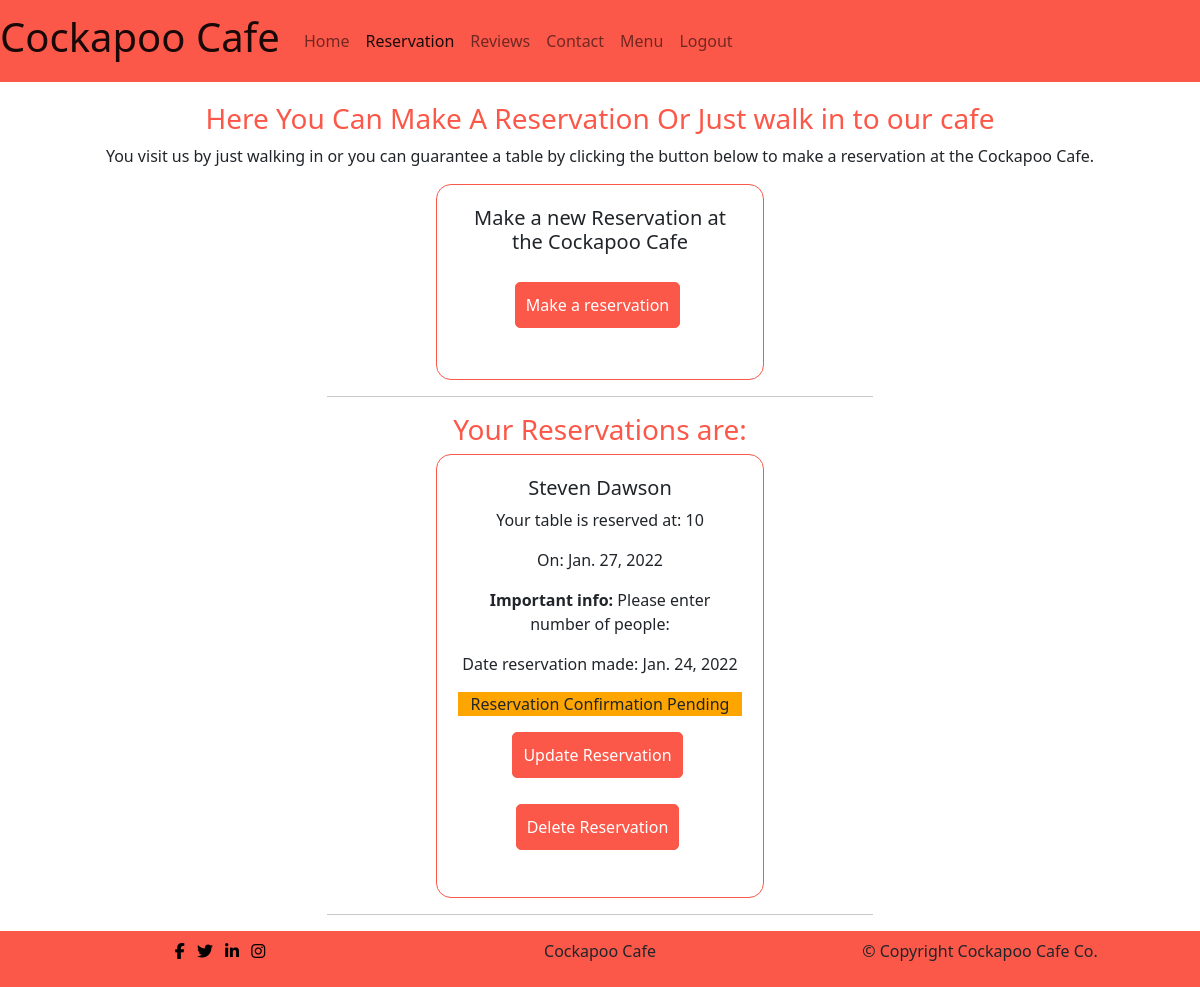
/reservation/ (signed in), run on an earlier commit of the app's database.
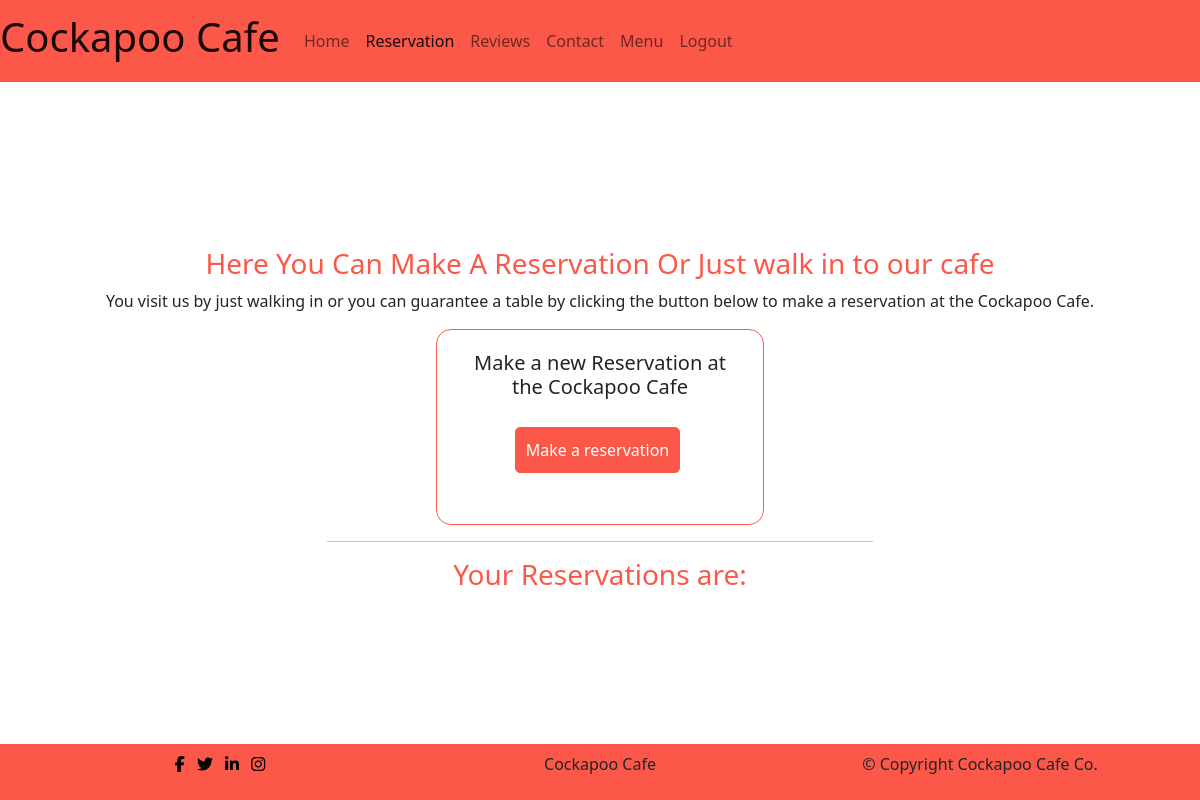
And on a later commit of the database.
### reservation/models.py (models this page shows, shortened)
class Reservation(models.Model):
    first_name = models.CharField(max_length=100, unique=False)
    last_name = models.CharField(max_length=100, unique=False)
    email = models.EmailField(max_length=100, unique=False)
    phone = models.CharField(validators=[Phone_Regex], max_length=60,
                             null=True, blank=True)
    time = models.CharField(max_length=100, choices=Reservation_Choices,
                            default='9')
    datetime = models.DateField(auto_now_add=False, null=True, blank=False)
    information = models.TextField(blank=False,
                                   default='Please enter number of people:')
    sent_date = models.DateField(auto_now_add=True)
    accepted = models.BooleanField(default=False)
    rejected = models.BooleanField(default=False)
    accepted_date = models.DateTimeField(auto_now=True, null=True)
    user = models.ForeignKey(User, blank=True, null=True,
                             on_delete=models.CASCADE)
    class Meta:
        ordering = ["datetime"]

### reservation/views.py (the view)
# urls.py: path('', views.ReservationListView.as_view(), name="reservation"),
class ReservationListView(ListView):
    model = Reservation
    queryset = Reservation.objects.all().order_by('datetime')
    template_name = 'reservation/reservation.html'

### reservation/templates/reservation/reservation.html (shortened to what the changed rows need)
{% extends 'base.html' %}
{% load static %}
{% block content %}
    {% if user.is_authenticated %}
    <div class=" container">
        {% for res in object_list %}
            {% if request.user.is_superuser %}
                <div class="row row-cols-1 row-cols-md-2 g-4 justify-content-center made-reservation">
                    <div class="col">
                        <div class="card">
                            <div class="card-body text-center">
                                <h5 class="card-title">{{ res.first_name }} {{ res.last_name }}</h5>
                                <p class="card-text">Your table is reserved at: {{ res.time }}</p>
                                <p class="card-text"> On: {{ res.datetime }}</p>
                                <p class="card-text"><strong>Important info:</strong> {{ res.information }}</p>
                                <p class="card-text">Date reservation made: {{ res.sent_date }}</p>
                                {% if res.accepted %}
                                    <p class="card-text confirmed-reservation">Reservation Confirmed!: {{ res.accepted_date }}</p>
                                {% elif res.rejected %}
                                    <p class="card-text rejected-reservation">Reservation Rejected</p>
                                {% else %}
                                    <p class="card-text pending-reservation">Reservation Confirmation Pending</p>
                                {% endif %}
                                <p class="inline-flex"><a href="{% url 'update_reservation' res.id %}" class="menu-btn">Update Reservation</a></p>
                                <p class="inline-flex"><a href="{% url 'delete_reservation' res.id %}" class="menu-btn">Delete Reservation</a></p>
                            </div>
                        </div>
                        <hr>
                    </div>
                </div>
            {% elif user.id == res.user.id %}
                <div class="row row-cols-1 row-cols-md-2 g-4 justify-content-center made-reservation">
                    <div class="col">
                        <div class="card">
                            <div class="card-body text-center">
                                <h5 class="card-title">{{ res.first_name }} {{ res.last_name }}</h5>
                                <p class="card-text">Your table is reserved at: {{ res.time }}</p>
                                <p class="card-text"> On: {{ res.datetime }}</p>
                                <p class="card-text"><strong>Important info:</strong> {{ res.information }}</p>
                                <p class="card-text">Date reservation made: {{ res.sent_date }}</p>
                                {% if res.accepted %}
                                    <p class="card-text confirmed-reservation">Reservation Confirmed!: {{ res.accepted_date }}</p>
                                {% elif res.rejected %}
                                    <p class="card-text rejected-reservation">Reservation Rejected</p>
                                {% else %}
                                    <p class="card-text pending-reservation">Reservation Confirmation Pending</p>
                                {% endif %}
                                <p class="inline-flex"><a href="{% url 'update_reservation' res.id %}" class="menu-btn">Update Reservation</a></p>
                                <p class="inline-flex"><a href="{% url 'delete_reservation' res.id %}" class="menu-btn">Delete Reservation</a></p>
                            </div>
                        </div>
                        <hr>
                    </div>
                </div>
            {% endif %}
        {% endfor %}
    </div>
    {% endif %}
{% endblock %}

What changed in the data, as far as the page shows it:
removed Reservation: first_name "Steven", last_name "Dawson", time "10", datetime "Jan. 27, 2022", information "Please enter number of people:", sent_date "Jan. 24, 2022", accepted "Reservation Confirmation Pending"
